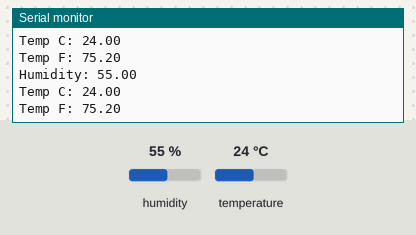
A sketch run on a simulated Arduino Uno, built with avr-gcc and run on an emulated ATmega328P. Shown: the last lines printed to the serial monitor. Inputs (shaded band) come from the test bench; at power-on: humidity 55 %, temperature 24 °C.

Above: at 2.8 s.
2.9 s: humidity set to 22 %
At 5.5 s:
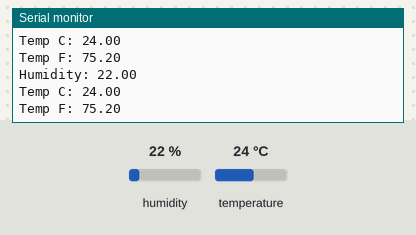
5.6 s: temperature set to 12 °C
At 7.5 s:
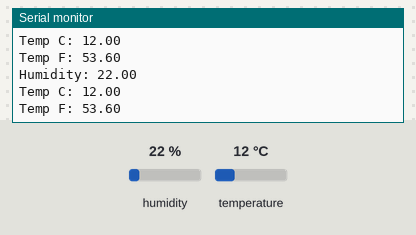
8.3 s: humidity set to 40 %
At 11.0 s:
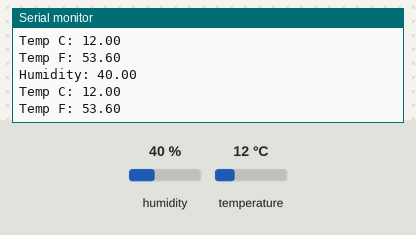
Timing chart, 0 to 12.5 s (numbered marks = the images above; inputs shaded):
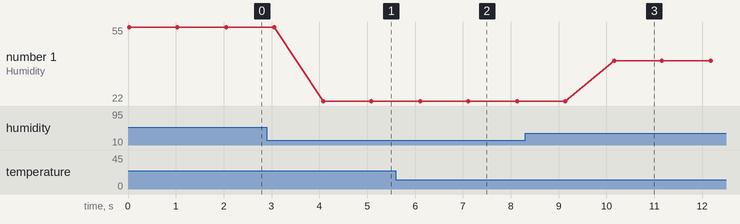

The sketch:

dht11_temp_n_humid_sensor.ino
```cpp
#include <DHT.h>
#define Type DHT11

int sensePin=2;
DHT HT(sensePin, Type);
float humidity;
float TempC;
float TempF;
int setTime=5;
int dt=1000;

void  setup()
{
  Serial.begin(9600);
  HT.begin();
  delay(setTime);
}

void loop()
{
  humidity=HT.readHumidity();
  TempC=HT.readTemperature();
  TempF=HT.readTemperature(true);

  Serial.print("Humidity: ");
  Serial.println(humidity);

  Serial.print("Temp C: ");
  Serial.println(TempC);

  Serial.print("Temp F: ");
  Serial.println(TempF);
  Serial.println();
  delay(dt);
}
```

Measured:
- after the input at 2.9 s, the serial monitor: prints a new line after 1.2 s (image 1)
- after the input at 5.6 s, the serial monitor: prints a new line after 0.53 s (image 2)
- after the input at 8.3 s, the serial monitor: prints a new line after 1.9 s (image 3)
- plotted number 1: 55 → 22 after the input at 2.9 s, 22 → 40 after the input at 8.3 s
